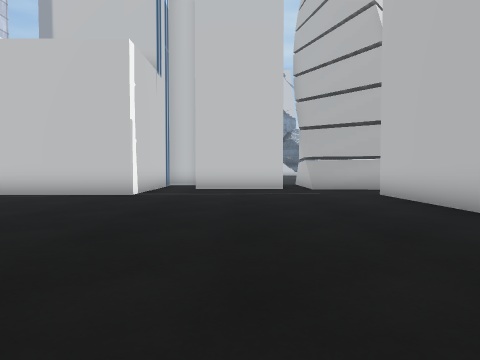
view 1 (above)

16 first-person views from a walk through a 3-D level made in the Unity game engine. The camera is 0.72 m above the floor, tilts 2° down and sees 75° across. The floor is counted in squares, 1 m on a side. Each view is taken from the middle of a square. On the plan, view 1 faces up. The plan holds only what a view shows up to about 10 squares ahead; the rest is blank. The place goes on beyond the plan. Some surface patterns are stand-ins.

view 2
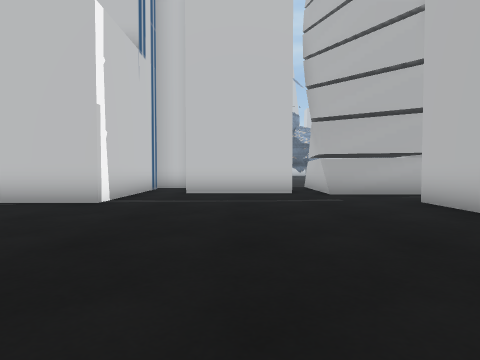

view 3
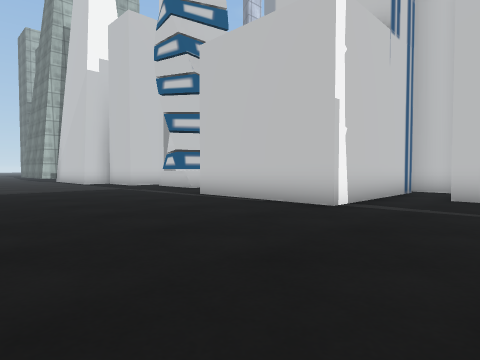

view 4
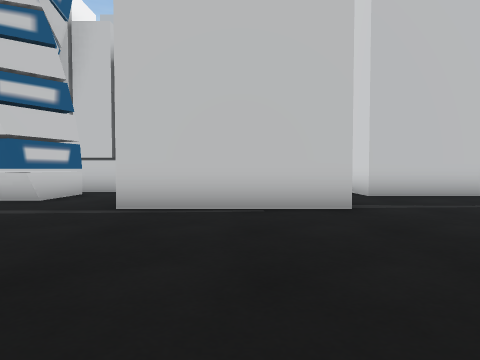

view 5
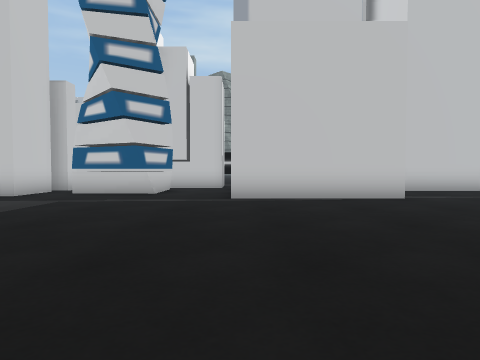

view 6
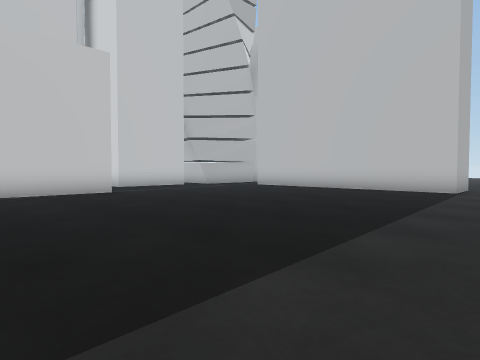

view 7
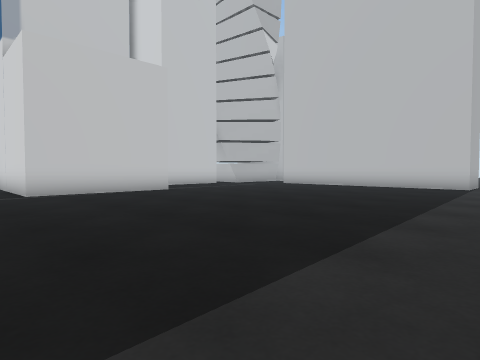

view 8
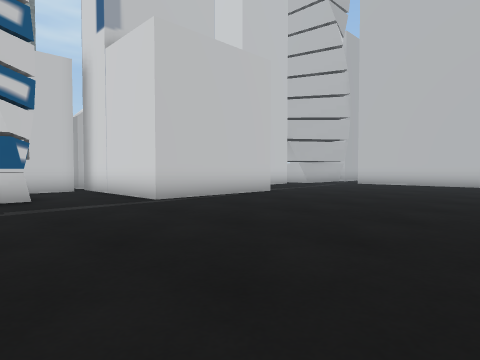

view 9
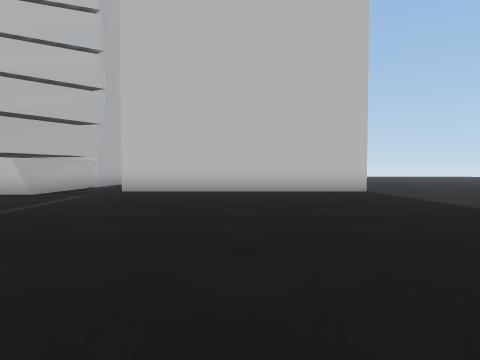

view 10
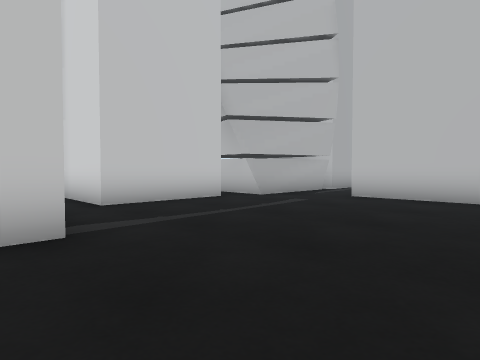

view 11
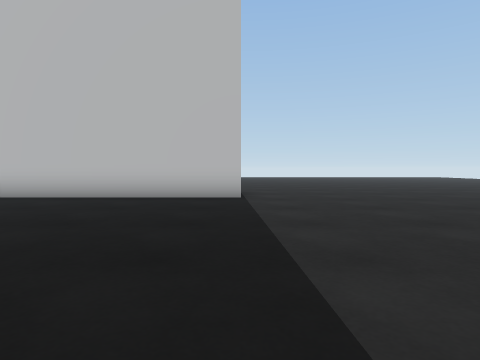

view 12
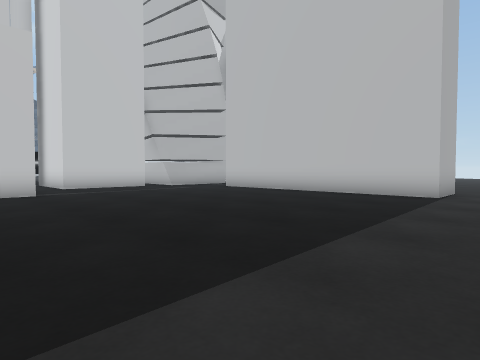

view 13
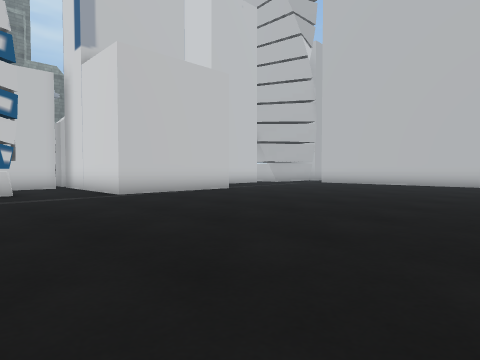

view 14
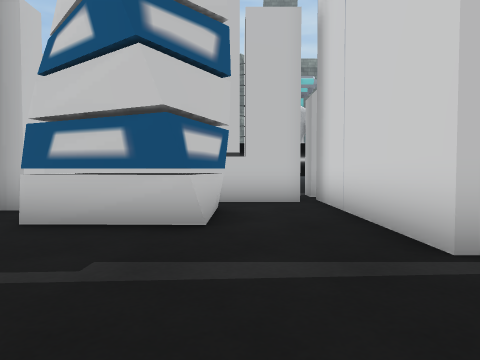

view 15
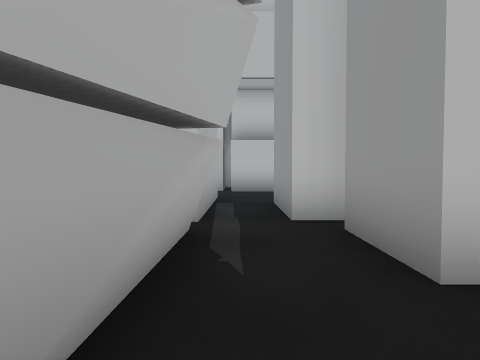

view 16
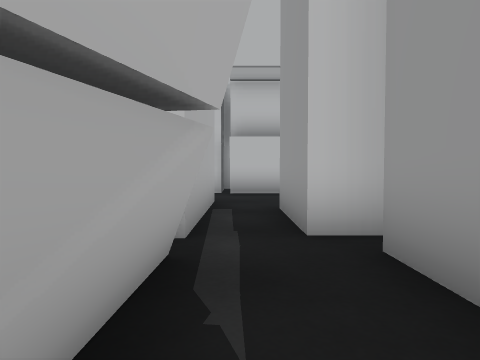

### Floor plan
Points are (right, up) in squares from view 1. A wall is a line through its corners. A room is listed if a view was taken in it or the views show most of it. See-through windows are left out.
Room 1 (views 1, 2, 3, 4, 5, 6, 7, 8, 9, 10, 11, 12, 13, 14, 15, 16)
walls: (-9.4, 9.9) (-11.5, 9.9); (-9.2, 11.4) (-9.6, 9.7); (1.6, 11.3) (-1.6, 11.3) (-1.6, 13.6); (-3, 13.4) (-3, 8.6) (-7.2, 8.6) (-7.2, 13.4); (-7.6, 12.8) (-11.5, 12.8); (-9.4, 11.7) (-9.4, 10.4) (-9.7, 9.7) (-11.6, 10.1); (3.9, 1) (3.9, 8.8) (5.8, 8.8); (-2, 13.9) (-3.2, 13.9); (5.2, 10.1) (2.3, 11); (5.6, 10.4) (2.6, 10.5)
ways out: opening at (2, 12); opening at (4.5, -0.5); gap at (5, 10)

Where each view was taken, in squares from view 1:
view 1: 0 up, 0 right, facing up
view 2: 2 up, 0 right, facing up
view 3: 3 up, 0 right, facing up-left
view 4: 3 up, 5 left, facing up
view 5: 1 up, 7 left, facing up
view 6: 1 down, 7 left, facing up-right
view 7: 1 down, 9 left, facing up-right
view 8: 2 up, 11 left, facing up-right
view 9: 5 up, 6 left, facing right
view 10: 5 up, 4 left, facing up-right
view 11: 1 up, 4 left, facing right
view 12: 1 down, 5 left, facing up-right
view 13: 0 up, 11 left, facing up-right
view 14: 6 up, 9 left, facing up
view 15: 10 up, 2 right, facing right
view 16: 10 up, 3 right, facing right
